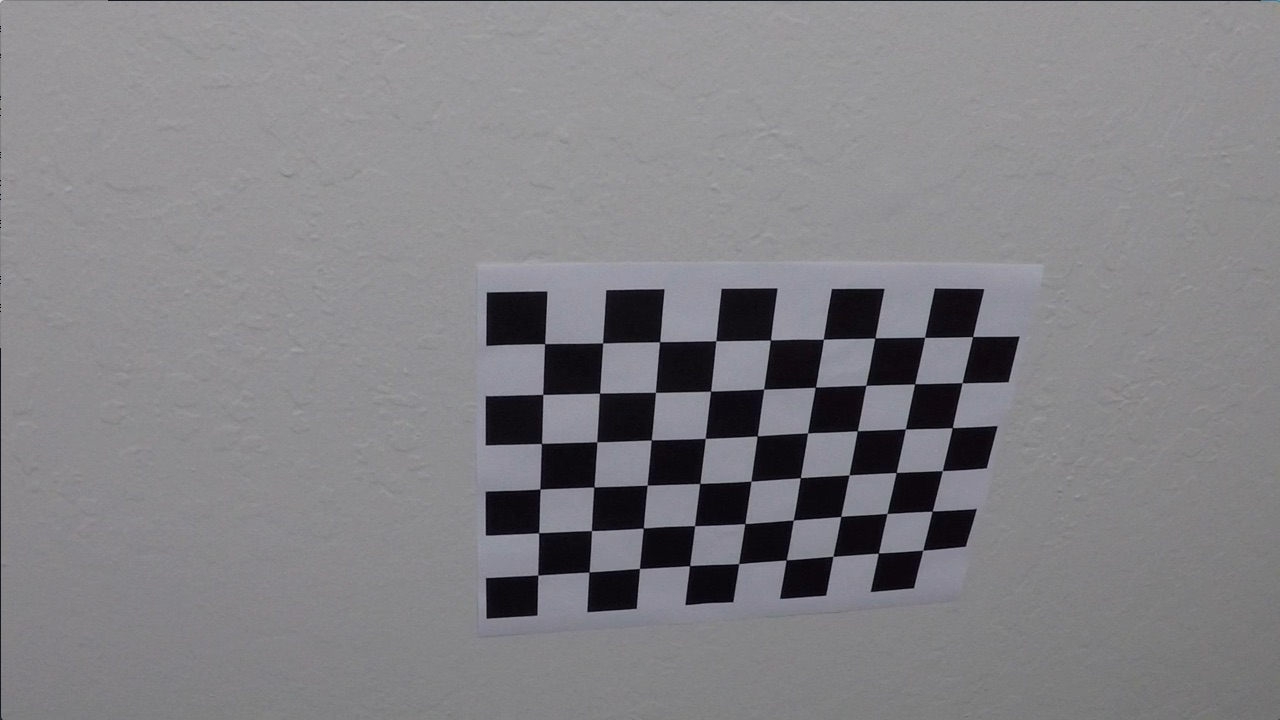
#> input picture CarND-Advanced-Lane-Lines-P4/camera_cal/calibration10.jpg, 1280 x 720 px; its folder holds only this picture in this run
$ jupyter execute --allow-errors Advanced-Lane-Lines.ipynb   (shell and % lines are left out)   (older library calls are emulated)
#> lines starting #> are read from the running program, lines starting #| are printed output that depends on the picture; after the words box and inside, x2 and y2 are one past the last pixel; in counts of white or black regions, pixels touching at a corner belong together
## Advanced Lane Finding Project

The goals / steps of this project are the following:

* Compute the camera calibration matrix and distortion coefficients given a set of chessboard images.
* Apply a distortion correction to raw images.
* Use color transforms, gradients, etc., to create a thresholded binary image.
* Apply a perspective transform to rectify binary image ("birds-eye view").
* Detect lane pixels and fit to find the lane boundary.
* Determine the curvature of the lane and vehicle position with respect to center.
* Warp the detected lane boundaries back onto the original image.
* Output visual display of the lane boundaries and numerical estimation of lane curvature and vehicle position.

---
## First, I'll compute the camera calibration using chessboard images, then we apply a distortion correction to raw images

[cell 1]
import numpy as np
import cv2
import glob
import matplotlib.pyplot as plt
#%matplotlib qt

# prepare object points, like (0,0,0), (1,0,0), (2,0,0) ....,(6,5,0)
objp = np.zeros((6*9,3), np.float32)
objp[:,:2] = np.mgrid[0:9,0:6].T.reshape(-1,2)

# Arrays to store object points and image points from all the images.
objpoints = [] # 3d points in real world space
imgpoints = [] # 2d points in image plane.

# Make a list of calibration images
images = glob.glob('../camera_cal/calibration*.jpg')
cnt = 0
# Step through the list and search for chessboard corners
for fname in images:
    cnt = cnt+1
    img = cv2.imread(fname)
#> img is the input picture: shape (720, 1280, 3); mean B, G, R 133.1, 129.4, 130.2
    gray = cv2.cvtColor(img,cv2.COLOR_BGR2GRAY)
    #cv2.imshow('original img',img)
    # Find the chessboard corners
    ret, corners = cv2.findChessboardCorners(gray, (9,6),None)
#> ret = True; corners = 54 rows, first 8: [545.3, 343.1], [602.7, 342.8], [660.1, 341.3], [715.8, 340.7], [770.6, 340], [823.5, 339.2], [874.3, 338.5], [925.1, 337.4]

    # If found, add object points, image points
    if ret == True:
        objpoints.append(objp)
        imgpoints.append(corners)

        # Draw and display the corners
        cornor_img = cv2.drawChessboardCorners(img, (9,6), corners, ret)
        #cv2.imshow('coorners img',cornor_img)
        #cv2.waitKey(500)
        #Camera calibration, given object points, image points, and the shape of the grayscale image
        ret, mtx, dist, rvecs, tvecs = cv2.calibrateCamera(objpoints, imgpoints, gray.shape[::-1], None, None)
#> ret = 0.68; mtx = [[1143.7, 0, 681.7], [0, 1109.2, 367.7], [0, 0, 1]]; dist = [[-0.515, 2.99, -0.00876, 0.00937, 1.41]]; rvecs = ([0.451, -0.252, 0.0361],); tvecs = ([-2.31, -0.422, 19.12],)

        #Undistorting a test image, Apply a distortion correction to raw images.
        #dst = cv2.undistort(img, mtx, dist, None, mtx)
        cv2.imwrite('./Corners_found/corners_found'+str(cnt)+'.jpg', cornor_img)
        #cv2.imshow('img',dst)
        #cv2.waitKey(500)

cv2.destroyAllWindows()

### If the above cell ran sucessfully, we should now have objpoints and imgpoints needed for camera calibration. Run the cell below to calibrate, calculate distortion coefficients, and test undistortion on an image!

[cell 2]
import pickle

# Test undistortion on an image
img = cv2.imread('../test_images/test1.jpg')
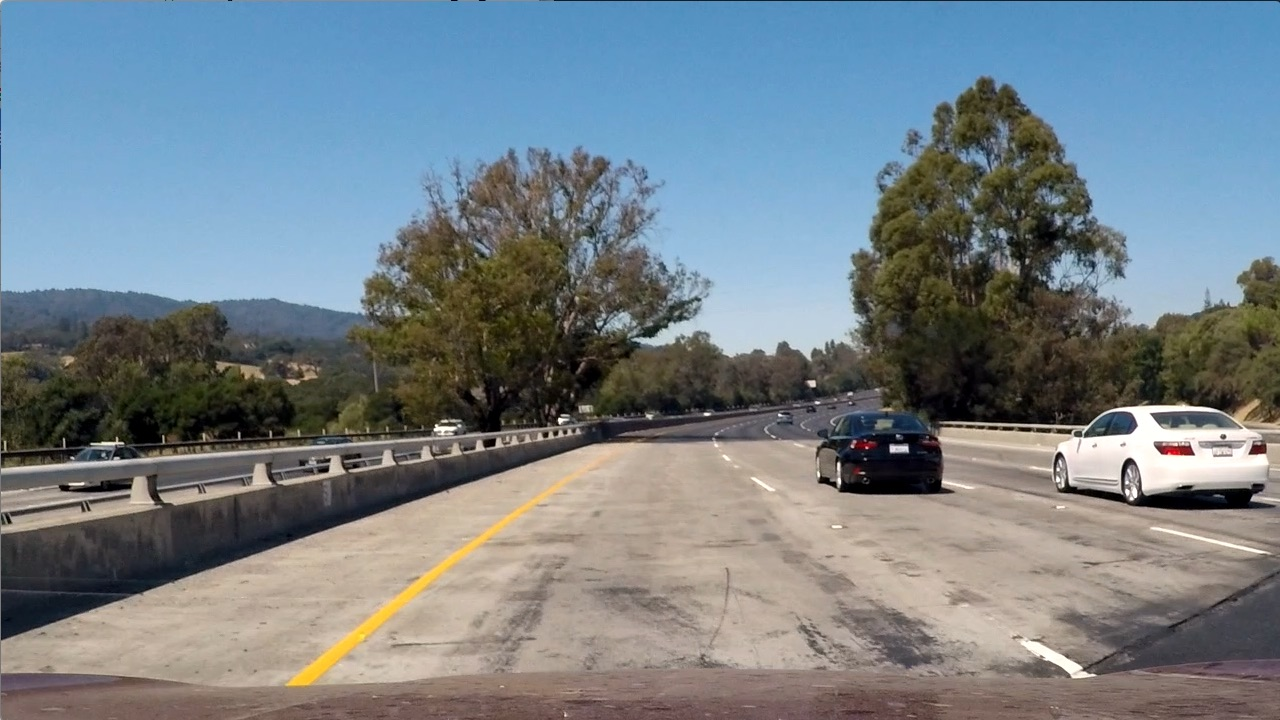
#> input picture CarND-Advanced-Lane-Lines-P4/test_images/test1.jpg, 1280 x 720 px
#> img is the input picture: shape (720, 1280, 3); mean B, G, R 135.5, 128.7, 117.5
img_size = (img.shape[1], img.shape[0])

# Do camera calibration given object points and image points
ret, mtx, dist, rvecs, tvecs = cv2.calibrateCamera(objpoints, imgpoints, img_size,None,None)


dst = cv2.undistort(img, mtx, dist, None, mtx)
cv2.imwrite('../output_images/2-test1.jpg',img)
cv2.imwrite('../output_images/2-test1_undist.jpg',dst)

# Save the camera calibration result for later use (we won't worry about rvecs / tvecs)
dist_pickle = {}
dist_pickle["mtx"] = mtx
dist_pickle["dist"] = dist
pickle.dump( dist_pickle, open( "wide_dist_pickle.p", "wb" ) )
img = cv2.cvtColor(img, cv2.COLOR_BGR2RGB)
dst = cv2.cvtColor(dst, cv2.COLOR_BGR2RGB)
# Visualize undistortion
f, (ax1, ax2) = plt.subplots(1, 2, figsize=(20,10))
ax1.imshow(img)
ax1.set_title('Original Image', fontsize=30)
ax2.imshow(dst)
ax2.set_title('Undistorted Image', fontsize=30)

chess_img = cv2.imread('../camera_cal/calibration1.jpg')
dist_pickle = pickle.load(open( "wide_dist_pickle.p", "rb"))
mtx, dist = dist_pickle['mtx'], dist_pickle['dist']
#> (the rest of this cell did not finish here and is left out)

## Second, we use color transforms, gradients, etc., to create a thresholded binary image

[cell 3]
import numpy as np
import cv2
import glob
import matplotlib.pyplot as plt
import pickle


def calibration_distortion(img, mtx, dist):
    dst = cv2.undistort(img, mtx, dist, None, mtx)
    return dst

def abs_sobel_thresh(img, orient='x', thresh_min=0, thresh_max=255):
    # Apply the following steps to img
    # 1) Convert to grayscale
    gray = cv2.cvtColor(img,cv2.COLOR_BGR2GRAY)

    # 2) Take the derivative in x or y given orient = 'x' or 'y'
    if orient == 'x':
        sobel = cv2.Sobel(gray, cv2.CV_64F, 1, 0)
    if orient == 'y':
        sobel = cv2.Sobel(gray, cv2.CV_64F, 0, 1)

    # 3) Take the absolute value of the derivative or gradient
    abs_sobel = np.absolute(sobel)

    # 4) Scale to 8-bit (0 - 255) then convert to type = np.uint8
    scaled_sobel = np.uint8(255*abs_sobel/np.max(abs_sobel))

    # 5) Create a mask of 1's where the scaled gradient magnitude is > thresh_min and < thresh_max
    sxbinary = np.zeros_like(scaled_sobel)
    sxbinary[(scaled_sobel >= thresh_min) & (scaled_sobel <= thresh_max)] = 1

    # 6) Return this mask as your binary_output image
    return sxbinary

def color_threshold(img, thresh=(170,255)):
    hls = cv2.cvtColor(img, cv2.COLOR_BGR2HLS)
    s_channel = hls[:,:,2]

    # Grayscale image
    # NOTE: we already saw that standard grayscaling lost color information for the lane lines
    # Explore gradients in other colors spaces / color channels to see what might work better
    gray = cv2.cvtColor(img, cv2.COLOR_BGR2GRAY)
    #print(gray.shape,'>>>>>>>>>>>>>>>>')
    # Threshold color channel
    s_thresh_min = thresh[0]
    s_thresh_max = thresh[1]
    s_binary = np.zeros_like(s_channel)
    s_binary[(s_channel >= s_thresh_min) & (s_channel <= s_thresh_max)] = 1

    return s_binary

# [42 lines left out: functions hls_lthresh, lab_bthresh, mag_thresh, not called in this run]

img = cv2.imread('../test_images/test6.jpg')
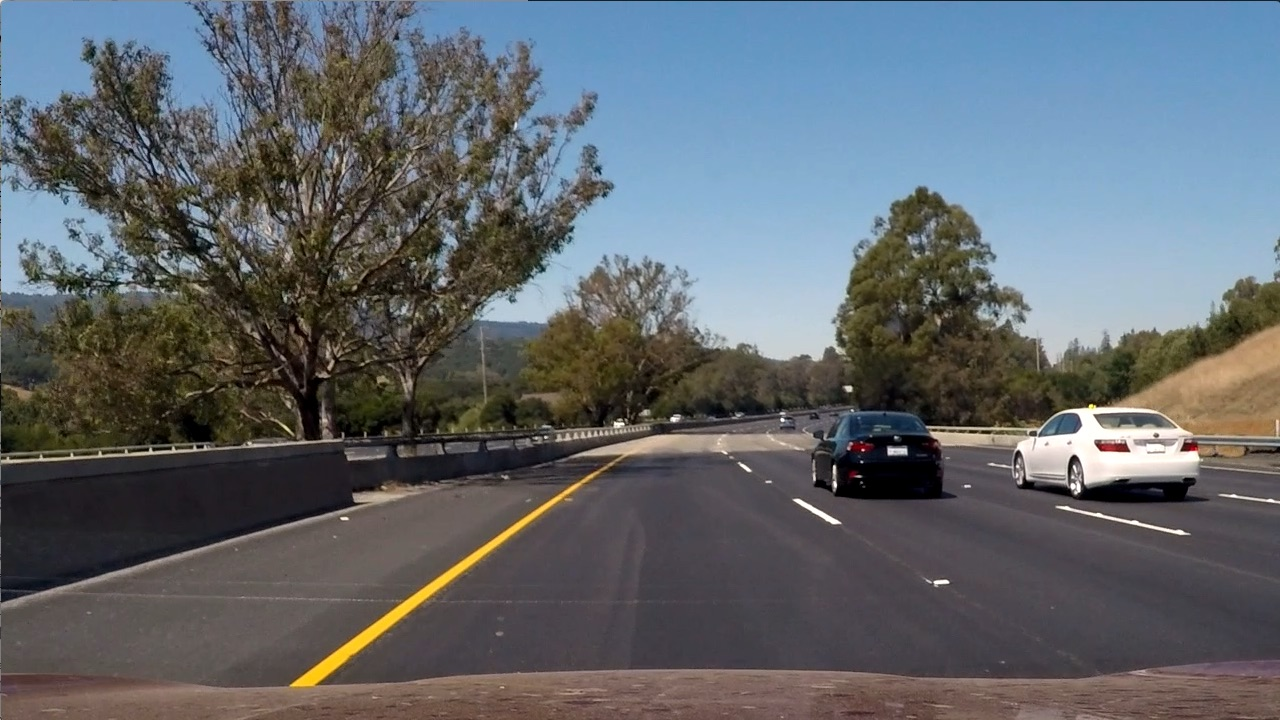
#> input picture CarND-Advanced-Lane-Lines-P4/test_images/test6.jpg, 1280 x 720 px
#> img is the input picture: shape (720, 1280, 3); mean B, G, R 107.9, 102.6, 97
dist_pickle = pickle.load(open( "wide_dist_pickle.p", "rb"))
mtx, dist = dist_pickle['mtx'], dist_pickle['dist']

dst_img = calibration_distortion(img, mtx, dist)

sxbinary = abs_sobel_thresh(dst_img, orient='x', thresh_min=20, thresh_max=100)
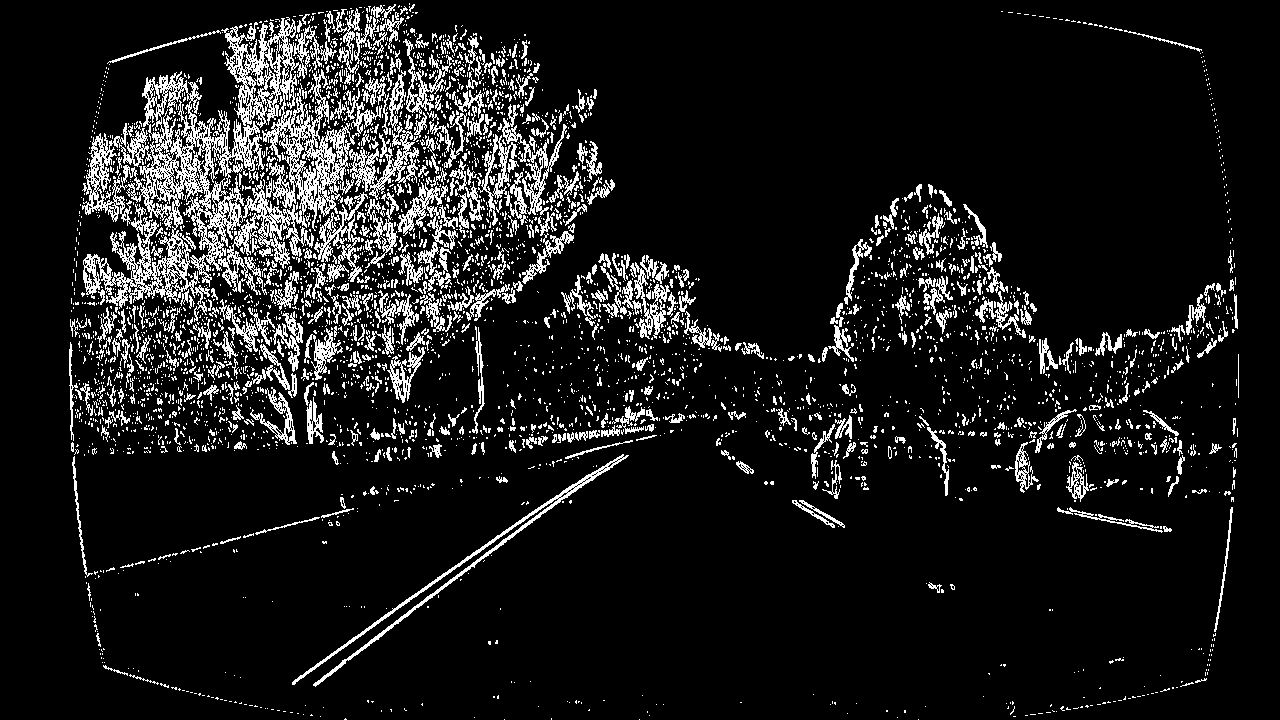
#> sxbinary: shape (720, 1280); values 0 (black) and 1 (white), 10.6% white in thin lines or dots
s_binary = color_threshold(dst_img, thresh=(170,200))#(150,220))#(170,255) (180,200)
#> s_binary: shape (720, 1280); values 0 (black) and 1 (white), 0.44% white in thin lines or dots, all inside (x1, y1, x2, y2) = (70, 0, 1236, 686)

color_binary = np.zeros_like(s_binary)
color_binary[((sxbinary  == 1) | s_binary == 1)] = 1

cv2.imwrite('../output_images/test6.jpg',img)
cv2.imwrite('../output_images/dst_img.jpg',dst_img)
cv2.imwrite('../output_images/sxbinary.jpg',sxbinary*255)
cv2.imwrite('../output_images/s_binary.jpg',s_binary*255)
cv2.imwrite('../output_images/color_binary.jpg',color_binary*255)


# Visualize undistortion
f, (ax1, ax2) = plt.subplots(1, 2, figsize=(20,10))
ax1.imshow(cv2.cvtColor(img, cv2.COLOR_BGR2RGB))
ax1.set_title('Original Image', fontsize=30)
ax2.imshow(cv2.cvtColor(dst_img, cv2.COLOR_BGR2RGB))
ax2.set_title('Undistorted Image', fontsize=30)


f, (ax1, ax2) = plt.subplots(1, 2, figsize=(20,10))
ax1.imshow(sxbinary*255, cmap='gray')
ax1.set_title('Gradient X Image', fontsize=30)
ax2.imshow(s_binary*255, cmap='gray')
ax2.set_title('Gradient S Image', fontsize=30)

plt.figure(figsize=(20,10))
plt.imshow(color_binary*255, cmap='gray')
plt.title('Combined Gradient X&S Image', fontsize=30)

## Third, we apply a perspective transform to rectify binary image ("birds-eye view").

[cell 4]
def loadline_unwarp(img, imshape):
    offset = 10
    img_size = (imshape[1], imshape[0])#(1280,720)

    left_bottom = (0.10*imshape[1],0.95*imshape[0])
    left_top = (0.4*imshape[1], 0.65*imshape[0])
    right_top = (0.6*imshape[1], 0.65*imshape[0])
    right_bottom = (1*imshape[1],0.95*imshape[0])

    src = np.float32([ left_top, right_top, right_bottom, left_bottom])

    dst = np.float32([[offset, offset], [img_size[0]-offset, offset],
                                 [img_size[0]-offset, img_size[1]-offset],
                                 [offset, img_size[1]-offset]])

    M = cv2.getPerspectiveTransform(src, dst)
    Minv = cv2.getPerspectiveTransform(dst, src)
    warped = cv2.warpPerspective(img, M, img_size, flags=cv2.INTER_CUBIC)

    return warped, M, Minv, src


#Perspective transformation
gray = cv2.cvtColor(img,cv2.COLOR_BGR2GRAY)
imshape = gray.shape
top_down, M, Minv, src = loadline_unwarp(color_binary*255, imshape)

#Mask the src region on undistorted image
src_region = np.int32(src)
re_src = src_region.reshape((-1,1,2))
mask_img = cv2.polylines(dst_img,[re_src],True,(0,255,255),thickness=3)

cv2.imwrite('../output_images/mask_img.jpg',mask_img)
cv2.imwrite('../output_images/top_down.jpg',top_down)
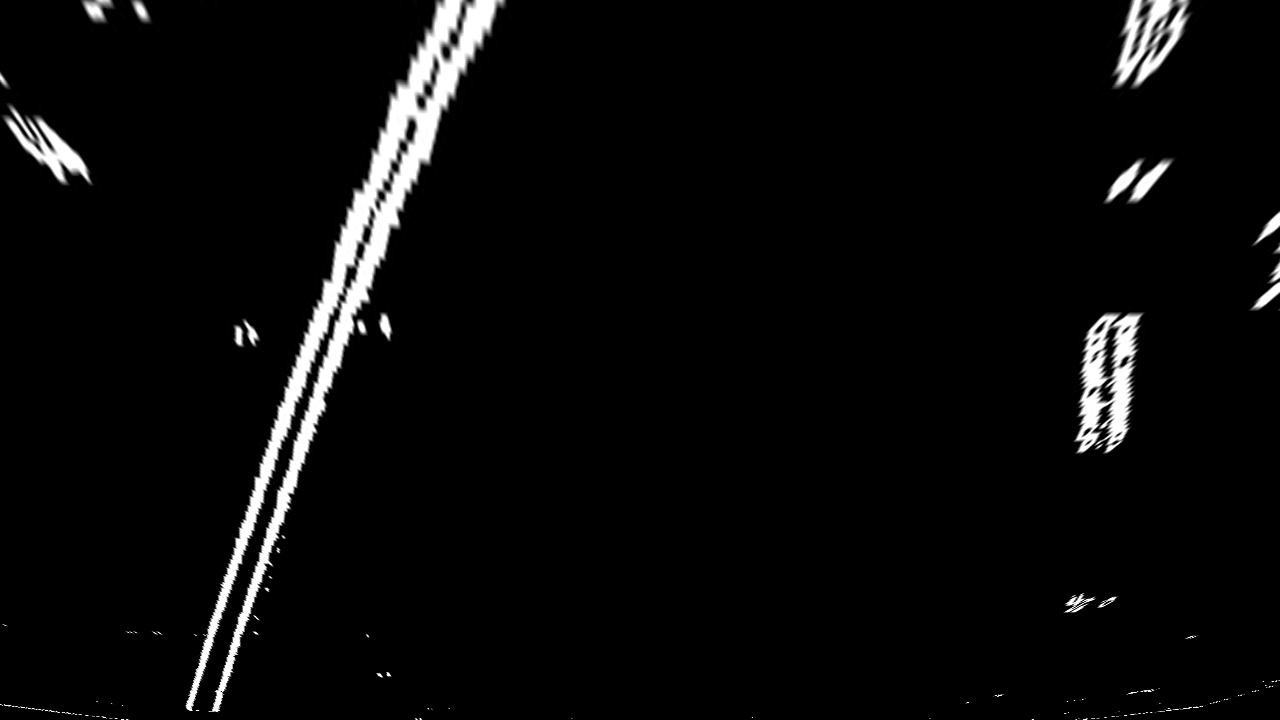
#> saved as top_down.jpg: shape (720, 1280); min 0, max 255, mean 10

#Visualization
f, (ax1, ax2, ax3) = plt.subplots(1, 3, figsize=(20,10))
ax1.imshow(cv2.cvtColor(mask_img , cv2.COLOR_BGR2RGB))
ax1.set_title('Masked Image', fontsize=20)
ax2.imshow(color_binary*255, cmap='gray')
ax2.set_title('Combined Gradient X&S Image', fontsize=20)
ax3.imshow(top_down, cmap='gray')
ax3.set_title('Top_down Image', fontsize=20)
#> (the rest of the program and of its run is left out)
